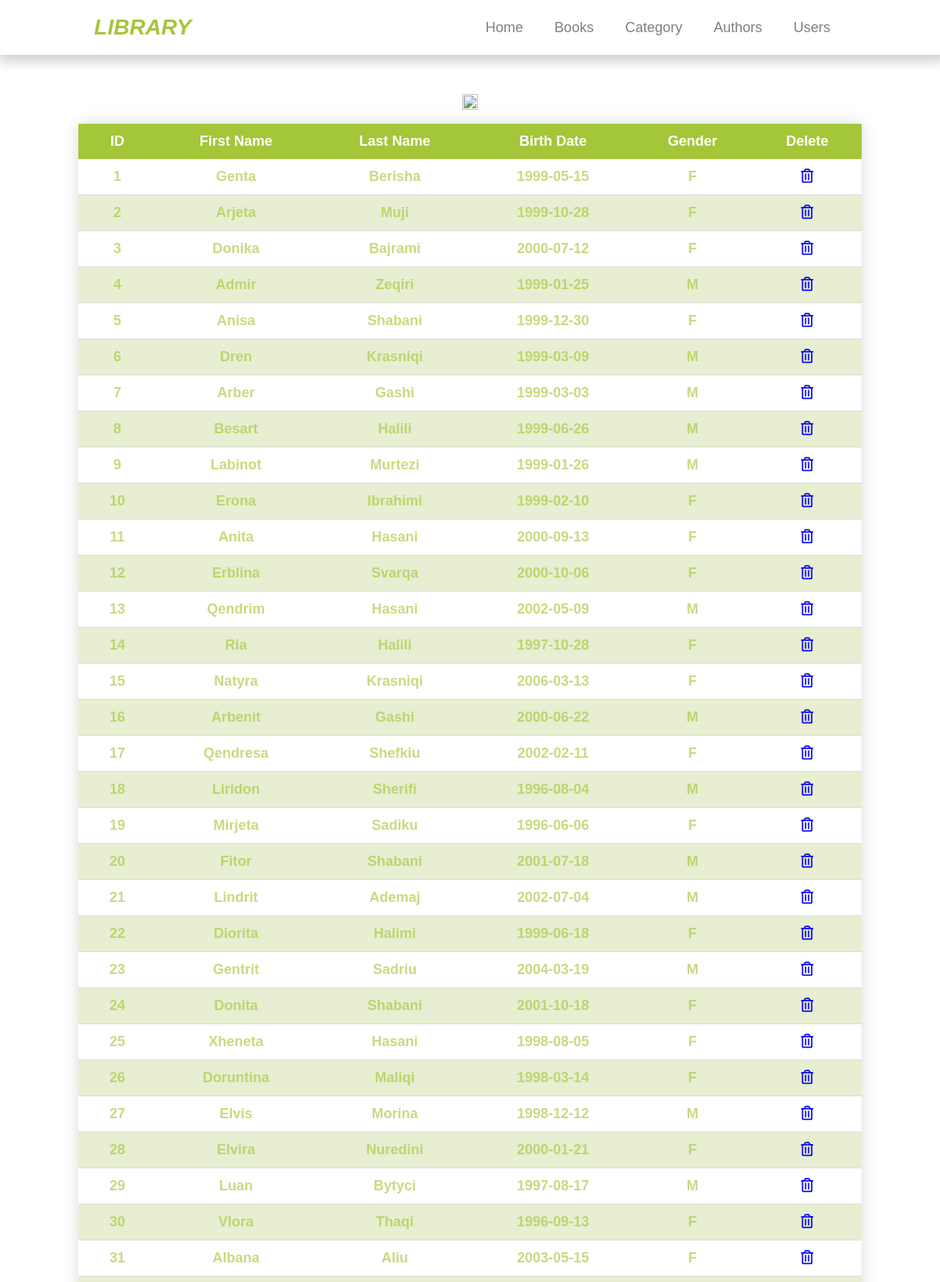
The page /users.php (upper part) on the database its author committed.
### tables this page shows
CREATE TABLE `users` (
  `ID_user` int(11) NOT NULL,
  `first_name` varchar(30) NOT NULL,
  `last_name` varchar(30) NOT NULL,
  `birthdate` date DEFAULT NULL,
  `gender` char(3) DEFAULT NULL
);

### users.php (the view, shortened to what this page needs)
<?php
include "header.php";
?>
<section class="list-entity container">
    <div class="image">
        <img src="img/library7.jpg" alt="" style='width:100%;height:60%'>
    </div>
    <table class="styled-table">
        <thead>
        <tr>
        <th>ID</th>
            <th>First Name</th>
            <th>Last Name</th>
            <th>Birth Date</th>
            <th>Gender</th>
            <th>Delete</th>
        </tr>
        </thead>
        <tbody>
            <?php
            $sql="SELECT * FROM Users";
            $kategorit=mysqli_query($dbconn,$sql);
            if($kategorit){
                while ($kategori =mysqli_fetch_assoc($kategorit)) {
                    $kid=$kategori['ID_user'];
                    echo "<tr class='active-row'>";
                    echo "<td>". $kategori['ID_user'] . "</td>";
                    echo "<td>". $kategori['first_name'] . "</td>";
                    echo "<td>". $kategori['last_name'] . "</td>";
                    echo "<td>". $kategori['birthdate'] . "</td>";
                    echo "<td>". $kategori['gender'] . "</td>";
                    echo "<td><a href='deleteUser.php?kid={$kid}'>
                    <i class='far fa-trash-alt'></i></a></td>";
                    echo "</tr>";
                }
            }
            ?>
    </table>
</section>
<?php
include "footer.php";
?>

### style.css (style rules this page uses)
* { margin: 0; padding: 0; }
html, body { font-size: 15px; font-family: sans-serif; margin: 0; padding: 0; }
.container { width: 80%; margin: 0 auto; }
.list-entity, .section-shto-modifiko { margin-top: 50px!important; margin: 10px auto; display: flex; flex-direction: column; justify-content: center; align-items: center; }
.image img { width: 1000px; height: 350px; object-fit: cover; }
.image { position: relative; z-index: 5; }
.styled-table { border-collapse: collapse; margin: 15px 0; font-size: 18px; font-family: sans-serif; min-width: 1000px; width: 100%; box-shadow: 0 0 20px rgba(0, 0, 0, 0.15); }
.styled-table thead tr { background-color: #a4c639; color: #ffffff; text-align: center; }
.styled-table th, .styled-table td { padding: 12px 15px; text-align: center!important; }
.styled-table tbody tr { border-bottom: 1px solid #dddddd; }
.styled-table tbody tr:nth-of-type(even) { background-color: #9eb9473f; }
.styled-table tbody tr.active-row { font-weight: bold; color: #a5c639a2; }
.kategorite .styled-table th, .styled-table td { text-align: left; }

### rows shown on the page
users: ID_user "1", first_name "Genta", last_name "Berisha", birthdate "1999-05-15", gender "F"
users: ID_user "2", first_name "Arjeta", last_name "Muji", birthdate "1999-10-28", gender "F"
users: ID_user "3", first_name "Donika", last_name "Bajrami", birthdate "2000-07-12", gender "F"
users: ID_user "4", first_name "Admir", last_name "Zeqiri", birthdate "1999-01-25", gender "M"
users: ID_user "5", first_name "Anisa", last_name "Shabani", birthdate "1999-12-30", gender "F"
users: ID_user "6", first_name "Dren", last_name "Krasniqi", birthdate "1999-03-09", gender "M"
users: ID_user "7", first_name "Arber", last_name "Gashi", birthdate "1999-03-03", gender "M"
users: ID_user "8", first_name "Besart", last_name "Halili", birthdate "1999-06-26", gender "M"
users: ID_user "9", first_name "Labinot", last_name "Murtezi", birthdate "1999-01-26", gender "M"
users: ID_user "10", first_name "Erona", last_name "Ibrahimi", birthdate "1999-02-10", gender "F"
users: ID_user "11", first_name "Anita", last_name "Hasani", birthdate "2000-09-13", gender "F"
users: ID_user "12", first_name "Erblina", last_name "Svarqa", birthdate "2000-10-06", gender "F"
users: ID_user "13", first_name "Qendrim", last_name "Hasani", birthdate "2002-05-09", gender "M"
users: ID_user "14", first_name "Ria", last_name "Halili", birthdate "1997-10-28", gender "F"
users: ID_user "15", first_name "Natyra", last_name "Krasniqi", birthdate "2006-03-13", gender "F"
users: ID_user "16", first_name "Arbenit", last_name "Gashi", birthdate "2000-06-22", gender "M"
users: ID_user "17", first_name "Qendresa", last_name "Shefkiu", birthdate "2002-02-11", gender "F"
users: ID_user "18", first_name "Liridon", last_name "Sherifi", birthdate "1996-08-04", gender "M"
users: ID_user "19", first_name "Mirjeta", last_name "Sadiku", birthdate "1996-06-06", gender "F"
users: ID_user "20", first_name "Fitor", last_name "Shabani", birthdate "2001-07-18", gender "M"
users: ID_user "21", first_name "Lindrit", last_name "Ademaj", birthdate "2002-07-04", gender "M"
users: ID_user "22", first_name "Diorita", last_name "Halimi", birthdate "1999-06-18", gender "F"
users: ID_user "23", first_name "Gentrit", last_name "Sadriu", birthdate "2004-03-19", gender "M"
users: ID_user "24", first_name "Donita", last_name "Shabani", birthdate "2001-10-18", gender "F"
users: ID_user "25", first_name "Xheneta", last_name "Hasani", birthdate "1998-08-05", gender "F"
users: ID_user "26", first_name "Doruntina", last_name "Maliqi", birthdate "1998-03-14", gender "F"
users: ID_user "27", first_name "Elvis", last_name "Morina", birthdate "1998-12-12", gender "M"
users: ID_user "28", first_name "Elvira", last_name "Nuredini", birthdate "2000-01-21", gender "F"
users: ID_user "29", first_name "Luan", last_name "Bytyci", birthdate "1997-08-17", gender "M"
users: ID_user "30", first_name "Vlora", last_name "Thaqi", birthdate "1996-09-13", gender "F"
users: ID_user "31", first_name "Albana", last_name "Aliu", birthdate "2003-05-15", gender "F"
